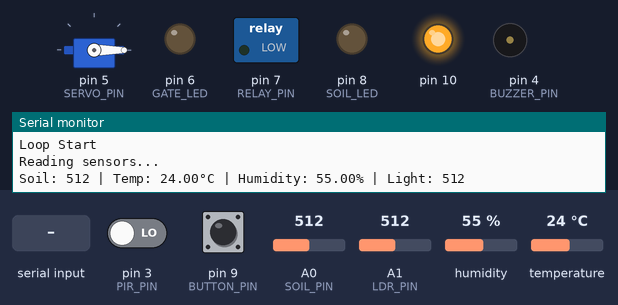
Simulated run of this sketch. Board: Arduino Uno, built with avr-gcc and run on an emulated ATmega328P. Parts: servo, switched loads named in the sketch (green lamp = pin HIGH), output pins drawn as LEDs (lit = HIGH), buzzer (waves = sounding, pin HIGH), the last lines printed to the serial monitor. The inputs (shaded band) are chosen by the test bench; at power-on: A0 (SOIL_PIN) = 512, pin 3 (PIR_PIN) LOW, pin 9 (BUTTON_PIN) HIGH, A1 (LDR_PIN) = 512, humidity 55 %, temperature 24 °C.

Above: at 1.3 s.
1.4 s: A0 (SOIL_PIN) set to 491
At 2.9 s:
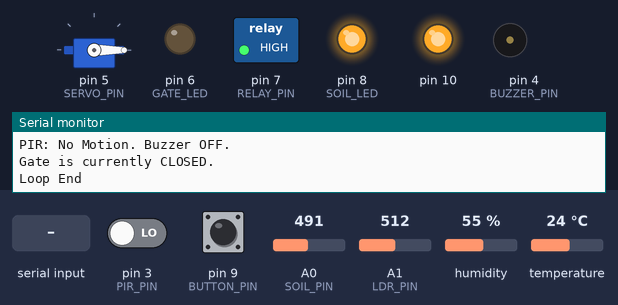
3.9 s: pin 3 (PIR_PIN) driven HIGH
At 6.1 s:
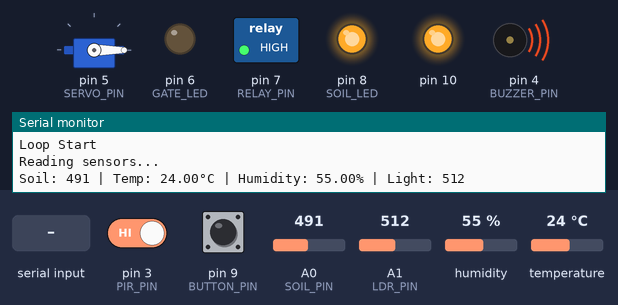
6.5 s: "RELAY:\n" received over Serial
At 8.3 s:
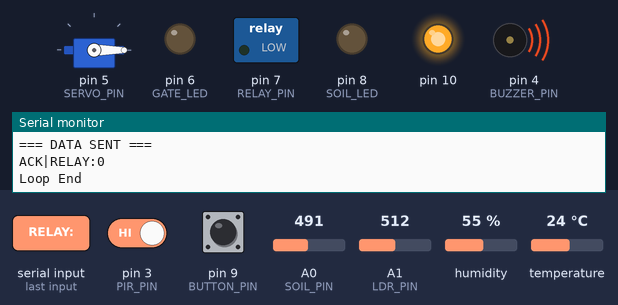
10.1 s: pin 9 (BUTTON_PIN) pulled LOW for 3.2 s
At 13.5 s:
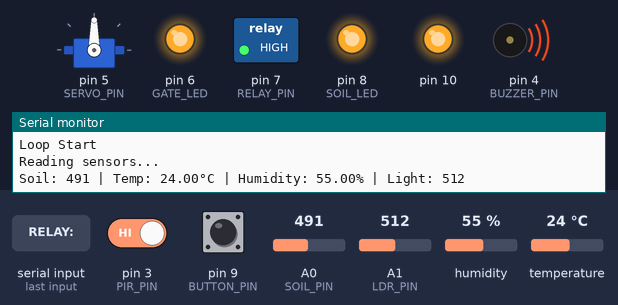
14.8 s: "RELAY:,45\n" received over Serial
At 15.7 s:
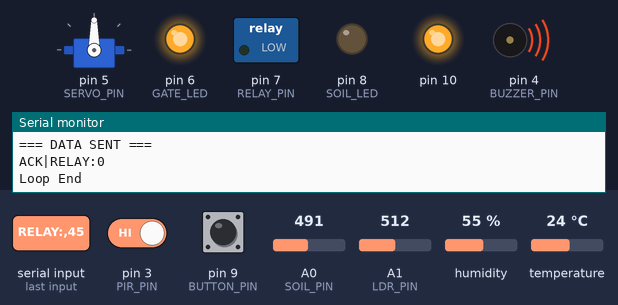
17.4 s: pin 3 (PIR_PIN) driven LOW
At 19.4 s:
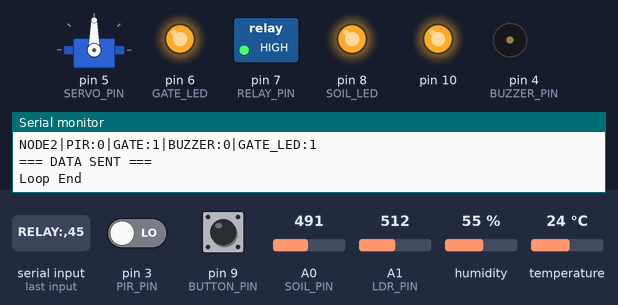
Timing chart, 0 to 20.9 s (numbered marks = the images above; inputs shaded):
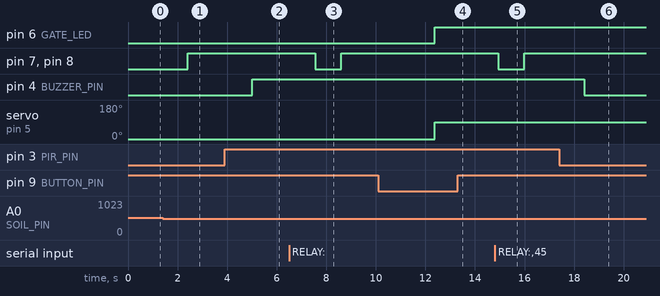

Measured:
- the behaviour switches between 500 and 499 on A0 (SOIL_PIN) (found by bisection; images 0 and 1)
- after the input at 1.4 s, pin 7 (RELAY_PIN), pin 8 (SOIL_LED): LOW → HIGH after 1.0 s
- after the input at 3.9 s, pin 4 (BUZZER_PIN): LOW → HIGH after 1.1 s
- after the input at 6.5 s, pin 7 (RELAY_PIN), pin 8 (SOIL_LED): HIGH → LOW after 1.0 s, → HIGH 1.1 s later
- after the input at 10.1 s, pin 6 (GATE_LED): LOW → HIGH after 2.3 s; servo on pin 5 (SERVO_PIN): 0° → 90° after 2.3 s
- after the input at 14.8 s, pin 7 (RELAY_PIN), pin 8 (SOIL_LED): HIGH → LOW after 0.13 s, → HIGH 1.1 s later
- after the input at 17.4 s, pin 4 (BUZZER_PIN): HIGH → LOW after 1.0 s

The sketch:

GroupAssignment.ino
```cpp
#include <DHT.h>
#include <SPI.h>
#include <Servo.h>

// Pin Definitions
#define SOIL_PIN A0
#define LDR_PIN A1
#define DHTPIN 2
#define DHTTYPE DHT11
#define RELAY_PIN 7
#define SOIL_LED 8
#define PIR_PIN 3
#define BUZZER_PIN 4
#define SERVO_PIN 5
#define GATE_LED 6
#define BUTTON_PIN 9

// Objects
DHT dht(DHTPIN, DHTTYPE);
Servo gateServo;

// Variables
bool gateOpen = false;
unsigned long lastDebounceTime = 0;
unsigned long debounceDelay = 50;
int lastButtonState = HIGH;
int buttonState;

// CRITICAL: Data sending variables
unsigned long lastDataSend = 0;
const unsigned long DATA_SEND_INTERVAL = 3000; // Send every 3 seconds (faster for testing)

void setup() {
  Serial.begin(9600);
  Serial.println("Smart Farm System Starting...");

  dht.begin();
  SPI.begin();
  gateServo.attach(SERVO_PIN);

  pinMode(SOIL_PIN, INPUT);
  pinMode(LDR_PIN, INPUT);
  pinMode(RELAY_PIN, OUTPUT);
  pinMode(SOIL_LED, OUTPUT);
  pinMode(GATE_LED, OUTPUT);
  pinMode(BUZZER_PIN, OUTPUT);
  pinMode(PIR_PIN, INPUT);
  pinMode(BUTTON_PIN, INPUT_PULLUP);

  digitalWrite(RELAY_PIN, LOW);
  digitalWrite(SOIL_LED, LOW);
  digitalWrite(GATE_LED, LOW);
  digitalWrite(BUZZER_PIN, LOW);
  gateServo.write(0);

  Serial.println("SYSTEM_READY");
  Serial.println("Data will be sent every 3 seconds...");
}

void loop() {
  Serial.println("Loop Start");

  handleSmartGarden();
  handlePIRandBuzzer();
  handleButtonAndServo();

  // SEND DATA EVERY 3 SECONDS - NO MATTER WHAT
  if (millis() - lastDataSend >= DATA_SEND_INTERVAL) {
    Serial.println("=== SENDING DATA TO RASPBERRY PI ===");
    sendDataToRPi();
    lastDataSend = millis();
    Serial.println("=== DATA SENT ===");
  }

  processRPiCommands();

  Serial.println("Loop End\n");
  delay(1000); // Shorter delay for faster response
}

// Your existing functions (keep as-is)
void handleSmartGarden() {
  Serial.println("Reading sensors...");
  int soilValue = analogRead(SOIL_PIN);
  int light = analogRead(LDR_PIN);
  float temp = dht.readTemperature();
  float humid = dht.readHumidity();

  if (isnan(temp) || isnan(humid)) {
    Serial.println("Warning: Failed to read from DHT sensor. Using defaults.");
    temp = 25.0;   // Default temperature
    humid = 60.0;  // Default humidity
  }

  Serial.print("Soil: "); Serial.print(soilValue);
  Serial.print(" | Temp: "); Serial.print(temp);
  Serial.print("°C | Humidity: "); Serial.print(humid);
  Serial.print("% | Light: "); Serial.println(light);

  if (soilValue < 500) {
    digitalWrite(RELAY_PIN, HIGH);
    digitalWrite(SOIL_LED, HIGH);
    Serial.println("Soil is wet enough. No watering needed (Relay OFF, LED OFF).");
  } else {
    digitalWrite(RELAY_PIN, LOW);
    digitalWrite(SOIL_LED, LOW);
    Serial.println("Soil is dry. Watering activated (Relay ON, LED ON).");
  }
}

void handlePIRandBuzzer() {
  int pirState = digitalRead(PIR_PIN);
  if (pirState == HIGH) {
    Serial.println("PIR: Motion Detected. Buzzer ON.");
    digitalWrite(BUZZER_PIN, HIGH);
  } else {
    Serial.println("PIR: No Motion. Buzzer OFF.");
    digitalWrite(BUZZER_PIN, LOW);
  }
}

void handleButtonAndServo() {
  int reading = digitalRead(BUTTON_PIN);

  if (reading != lastButtonState) {
    lastDebounceTime = millis();
  }

  if ((millis() - lastDebounceTime) > debounceDelay) {
    if (reading != buttonState) {
      buttonState = reading;

      if (buttonState == LOW) {
        gateOpen = !gateOpen;
        if (gateOpen) {
          gateServo.write(90);
          digitalWrite(GATE_LED, HIGH);
          Serial.println("Button pressed: Gate OPENED.");
        } else {
          gateServo.write(0);
          digitalWrite(GATE_LED, LOW);
          Serial.println("Button pressed: Gate CLOSED.");
        }
      }
    }
  }

  lastButtonState = reading;

  if (gateOpen) {
    Serial.println("Gate is currently OPEN.");
  } else {
    Serial.println("Gate is currently CLOSED.");
  }
}

// CRITICAL FUNCTION: Send data every 3 seconds
void sendDataToRPi() {
  int soilValue = analogRead(SOIL_PIN);
  int light = analogRead(LDR_PIN);
  float temp = dht.readTemperature();
  float humid = dht.readHumidity();
  int pirState = digitalRead(PIR_PIN);

  // Handle sensor errors
  if (isnan(temp) || isnan(humid)) {
    Serial.println("ERROR|DHT_SENSOR_FAIL");
    temp = 25.0;   // Use default values
    humid = 60.0;
  }

  // Send Node 1 data
  Serial.print("NODE1|");
  Serial.print("SOIL:" + String(soilValue) + "|");
  Serial.print("TEMP:" + String(temp, 1) + "|");
  Serial.print("HUMID:" + String(humid, 1) + "|");
  Serial.print("LIGHT:" + String(light) + "|");
  Serial.print("RELAY:" + String(digitalRead(RELAY_PIN)) + "|");
  Serial.println("SOIL_LED:" + String(digitalRead(SOIL_LED)));

  // Send Node 2 data
  Serial.print("NODE2|");
  Serial.print("PIR:" + String(pirState) + "|");
  Serial.print("GATE:" + String(gateOpen ? 1 : 0) + "|");
  Serial.print("BUZZER:" + String(digitalRead(BUZZER_PIN)) + "|");
  Serial.println("GATE_LED:" + String(digitalRead(GATE_LED)));
}

void processRPiCommands() {
  if (Serial.available()) {
    String command = Serial.readStringUntil('\n');
    command.trim();

    if (command.startsWith("RELAY:")) {
      int value = command.substring(6).toInt();
      digitalWrite(RELAY_PIN, value);
      digitalWrite(SOIL_LED, value);
      Serial.println("ACK|RELAY:" + String(value));
    }
    else if (command.startsWith("GATE:")) {
      String action = command.substring(5);
      if (action == "OPEN") {
        gateServo.write(90);
        gateOpen = true;
        digitalWrite(GATE_LED, HIGH);
        Serial.println("ACK|GATE:OPEN");
      } else if (action == "CLOSE") {
        gateServo.write(0);
        gateOpen = false;
        digitalWrite(GATE_LED, LOW);
        Serial.println("ACK|GATE:CLOSE");
      }
    }
    else if (command == "STATUS") {
      Serial.println("STATUS|ONLINE|" + String(millis()));
    }
  }
}
```
